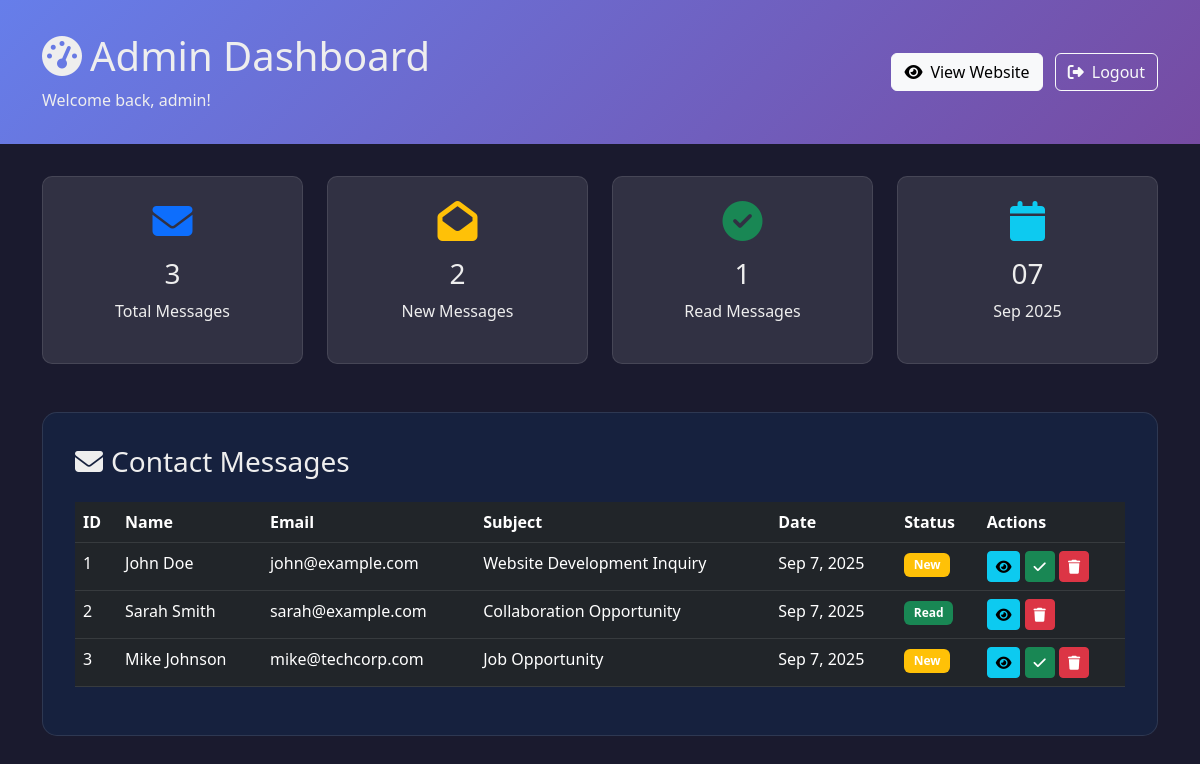
The page /admin.php (signed in) on the database its author committed.
### tables this page shows
CREATE TABLE contacts (
    id INT AUTO_INCREMENT PRIMARY KEY,
    name VARCHAR(100) NOT NULL,
    email VARCHAR(100) NOT NULL,
    subject VARCHAR(200) NOT NULL,
    message TEXT NOT NULL,
    status ENUM('new', 'read', 'replied') DEFAULT 'new',
    created_at TIMESTAMP DEFAULT CURRENT_TIMESTAMP
);

### admin.php (the view, shortened to what this page needs)
<?php
include 'config.php';
$isLoggedIn = isset($_SESSION['admin_logged_in']) && $_SESSION['admin_logged_in'] === true;
if ($isLoggedIn) {
    $contacts = $pdo->query("SELECT * FROM contacts ORDER BY created_at DESC")->fetchAll();
    $contact_stats = $pdo->query("SELECT
        COUNT(*) as total,
        SUM(CASE WHEN status = 'new' THEN 1 ELSE 0 END) as new_messages,
        SUM(CASE WHEN status = 'read' THEN 1 ELSE 0 END) as read_messages
        FROM contacts")->fetch();
}
?>
<!DOCTYPE html>
<html lang="en">
<head>
    <link href="https://cdnjs.cloudflare.com/ajax/libs/bootstrap/5.3.0/css/bootstrap.min.css" rel="stylesheet">
    <link href="https://cdnjs.cloudflare.com/ajax/libs/font-awesome/6.4.0/css/all.min.css" rel="stylesheet">
</head>
<body>
    <?php if (!$isLoggedIn): ?>
        <div class="login-container">
            <div class="container">
                <div class="row justify-content-center">
                    <div class="col-md-6 col-lg-4">
                        <div class="login-card">
                            <div class="text-center mb-4">
                                <h2><i class="fas fa-user-shield"></i> Admin Login</h2>
                                <p class="text-muted">Access your portfolio dashboard</p>
                            </div>
                            <?php if (isset($loginError)): ?>
                                <div class="alert alert-danger"><?php echo $loginError; ?></div>
                            <?php endif; ?>
                            <form method="POST">
                                <div class="mb-3">
                                    <label class="form-label">Username</label>
                                    <input type="text" class="form-control" name="username" required>
                                    <small class="text-muted">Default: admin</small>
                                </div>
                                <div class="mb-3">
                                    <label class="form-label">Password</label>
                                    <input type="password" class="form-control" name="password" required>
                                    <small class="text-muted">Default: admin123</small>
                                </div>
                                <button type="submit" name="login" class="btn btn-primary w-100">
                                    <i class="fas fa-sign-in-alt me-2"></i>Login
                                </button>
                            </form>
                            <div class="text-center mt-4">
                                <a href="index.php" class="text-decoration-none">
                                    <i class="fas fa-arrow-left me-2"></i>Back to Website
                                </a>
                            </div>
                        </div>
                    </div>
                </div>
            </div>
        </div>
    <?php else: ?>
        <div class="admin-header">
            <div class="container">
                <div class="row align-items-center">
                    <div class="col">
                        <h1><i class="fas fa-tachometer-alt me-2"></i>Admin Dashboard</h1>
                        <p class="mb-0">Welcome back, <?php echo $_SESSION['admin_username']; ?>!</p>
                    </div>
                    <div class="col-auto">
                        <a href="index.php" class="btn btn-light me-2">
                            <i class="fas fa-eye me-2"></i>View Website
                        </a>
                        <a href="?logout=1" class="btn btn-outline-light">
                            <i class="fas fa-sign-out-alt me-2"></i>Logout
                        </a>
                    </div>
                </div>
            </div>
        </div>
        <div class="container">
            <div class="row g-4 mb-5">
                <div class="col-lg-3 col-md-6">
                    <div class="stats-card">
                        <i class="fas fa-envelope text-primary"></i>
                        <h3><?php echo $contact_stats['total']; ?></h3>
                        <p>Total Messages</p>
                    </div>
                </div>
                <div class="col-lg-3 col-md-6">
                    <div class="stats-card">
                        <i class="fas fa-envelope-open text-warning"></i>
                        <h3><?php echo $contact_stats['new_messages']; ?></h3>
                        <p>New Messages</p>
                    </div>
                </div>
                <div class="col-lg-3 col-md-6">
                    <div class="stats-card">
                        <i class="fas fa-check-circle text-success"></i>
                        <h3><?php echo $contact_stats['read_messages']; ?></h3>
                        <p>Read Messages</p>
                    </div>
                </div>
                <div class="col-lg-3 col-md-6">
                    <div class="stats-card">
                        <i class="fas fa-calendar text-info"></i>
                        <h3><?php echo date('d'); ?></h3>
                        <p><?php echo date('M Y'); ?></p>
                    </div>
                </div>
            </div>
            <div class="admin-card">
                <h3 class="mb-4"><i class="fas fa-envelope me-2"></i>Contact Messages</h3>
                <?php if (empty($contacts)): ?>
                    <div class="text-center py-5">
                        <i class="fas fa-inbox fa-3x text-muted mb-3"></i>
                        <h5>No messages yet</h5>
                        <p class="text-muted">Contact form submissions will appear here.</p>
                    </div>
                <?php else: ?>
                    <div class="table-responsive">
                        <table class="table table-dark table-hover">
                            <thead>
                                <tr>
                                    <th>ID</th>
                                    <th>Name</th>
                                    <th>Email</th>
                                    <th>Subject</th>
                                    <th>Date</th>
                                    <th>Status</th>
                                    <th>Actions</th>
                                </tr>
                            </thead>
                            <tbody>
                                <?php foreach ($contacts as $contact): ?>
                                <tr>
                                    <td><?php echo $contact['id']; ?></td>
                                    <td><?php echo htmlspecialchars($contact['name']); ?></td>
                                    <td><?php echo htmlspecialchars($contact['email']); ?></td>
                                    <td><?php echo htmlspecialchars($contact['subject']); ?></td>
                                    <td><?php echo date('M j, Y', strtotime($contact['created_at'])); ?></td>
                                    <td>
                                        <?php if ($contact['status'] == 'new'): ?>
                                            <span class="badge bg-warning">New</span>
                                        <?php elseif ($contact['status'] == 'read'): ?>
                                            <span class="badge bg-success">Read</span>
                                        <?php else: ?>
                                            <span class="badge bg-info">Replied</span>
                                        <?php endif; ?>
                                    </td>
                                    <td>
                                        <button class="btn btn-sm btn-info" onclick="viewMessage(<?php echo $contact['id']; ?>)">
                                            <i class="fas fa-eye"></i>
                                        </button>
                                        <?php if ($contact['status'] == 'new'): ?>
                                        <form method="POST" class="d-inline">
                                            <button type="submit" class="btn btn-sm btn-success">
                                                <i class="fas fa-check"></i>
                                            </button>
                                        </form>
                                        <?php endif; ?>
                                        <form method="POST" class="d-inline" onsubmit="return confirm('Are you sure?')">
                                            <button type="submit" class="btn btn-sm btn-danger">
                                                <i class="fas fa-trash"></i>
                                            </button>
                                        </form>
                                    </td>
                                </tr>
                                <?php endforeach; ?>
                            </tbody>
                        </table>
                    </div>
                <?php endif; ?>
            </div>
        </div>
    <?php endif; ?>
</body>
</html>

### admin.php (style rules this page uses)
:root { --primary-color: #667eea; --secondary-color: #764ba2; --dark-bg: #1a1a2e; --light-bg: #16213e; --text-light: #eee; }
body { background: var(--dark-bg); color: var(--text-light); font-family: 'Segoe UI', Tahoma, Geneva, Verdana, sans-serif; }
.admin-header { background: linear-gradient(135deg, var(--primary-color), var(--secondary-color)); padding: 2rem 0; margin-bottom: 2rem; }
.login-card, .admin-card { background: var(--light-bg); border-radius: 15px; padding: 2rem; border: 1px solid rgba(255, 255, 255, 0.1); }
.table-dark { background: var(--light-bg); }
.badge { padding: 0.5em 0.8em; }
.stats-card { background: rgba(255, 255, 255, 0.1); border-radius: 10px; padding: 1.5rem; text-align: center; border: 1px solid rgba(255, 255, 255, 0.1); }
.stats-card i { font-size: 2.5rem; margin-bottom: 1rem; }

### rows shown on the page
contacts: id "1", name "John Doe", email "john@example.com", subject "Website Development Inquiry", created_at "Sep 7, 2025", status "New"
contacts: id "2", name "Sarah Smith", email "sarah@example.com", subject "Collaboration Opportunity", created_at "Sep 7, 2025", status "Read"
contacts: id "3", name "Mike Johnson", email "mike@techcorp.com", subject "Job Opportunity", created_at "Sep 7, 2025", status "New"

### other values the page prints
$_SESSION['admin_username'] "admin"
$contact_stats['total'] "3"
$contact_stats['new_messages'] "2"
$contact_stats['read_messages'] "1"
